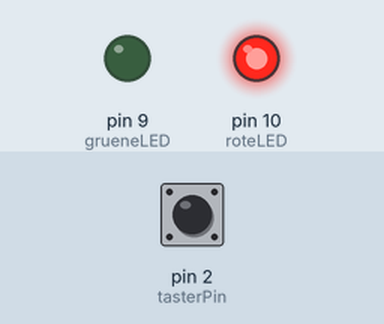
Recording of a sketch running on a simulated Arduino Uno, built with avr-gcc and run on an emulated ATmega328P. Shown: output pins drawn as LEDs (lit = HIGH). The test bench sets the inputs (shaded band); at power-on: pin 2 (tasterPin) HIGH.

Above: at 1.2 s.
1.3 s: pin 2 (tasterPin) pulled LOW for 0.15 s
At 1.37 s:
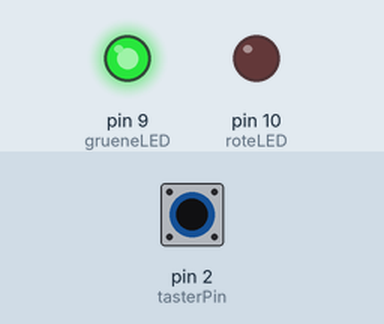
2.9 s: pin 2 (tasterPin) pulled LOW for 3.2 s
At 6.8 s:
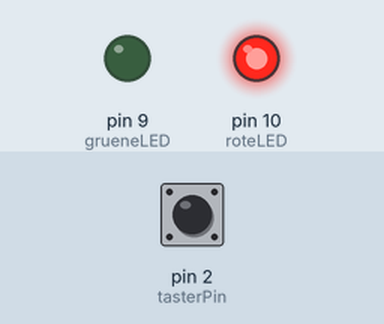
Timing chart, 0 to 8.3 s (numbered marks = the images above; inputs shaded):
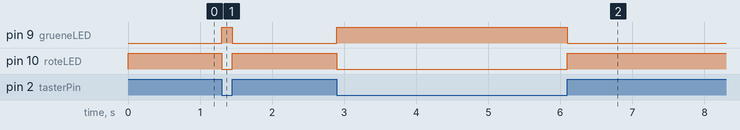

The sketch:

FlipFlop.ino
```cpp
/*
  Flip Flop
  schaltet mittels eines Tasters zwischen zwei LEDs hin und her

  Dieses Beispiel aus dem Fritzing Creator Kit: www.fritzing.org/creator-kit.
*/

int tasterPin=2;                       // Pin an dem der Taster angeschlossen ist
int grueneLED=9;                       // Pin an dem die grüne LED angeschlossen ist
int roteLED=10;                        // Pin an dem die rote LED angeschlossen ist

void setup(){
  pinMode(tasterPin, INPUT);           // Taster Pin wird als INPUT initialisiert
  pinMode(grueneLED, OUTPUT);          // LED Pin wird als OUTPUT initialisiert
  pinMode(roteLED, OUTPUT);            // LED Pin wird als OUTPUT initialisiert
}

void loop(){
  if (digitalRead(tasterPin)==LOW){    // wenn der Taster gedrückt ist (LOW)
    digitalWrite(grueneLED, HIGH);     // grüne LED einschalten
    digitalWrite(roteLED, LOW);        // rote LED abschalten
  } else {                             // sonst
    digitalWrite(grueneLED, LOW);      // grüne LED abschalten
    digitalWrite(roteLED, HIGH);       // rote LED einschalten
  }
}
```

Measured:
- after the input at 1.3 s, pin 9 (grueneLED): LOW → HIGH at once, → LOW 0.15 s later; pin 10 (roteLED): HIGH → LOW at once, → HIGH 0.15 s later
- after the input at 2.9 s, pin 9 (grueneLED): LOW → HIGH at once, → LOW 3.2 s later; pin 10 (roteLED): HIGH → LOW at once, → HIGH 3.2 s later
